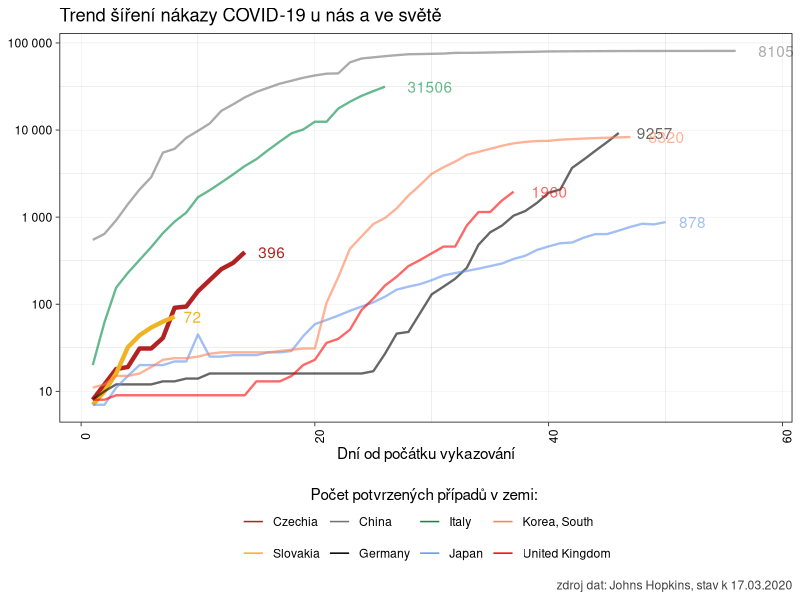
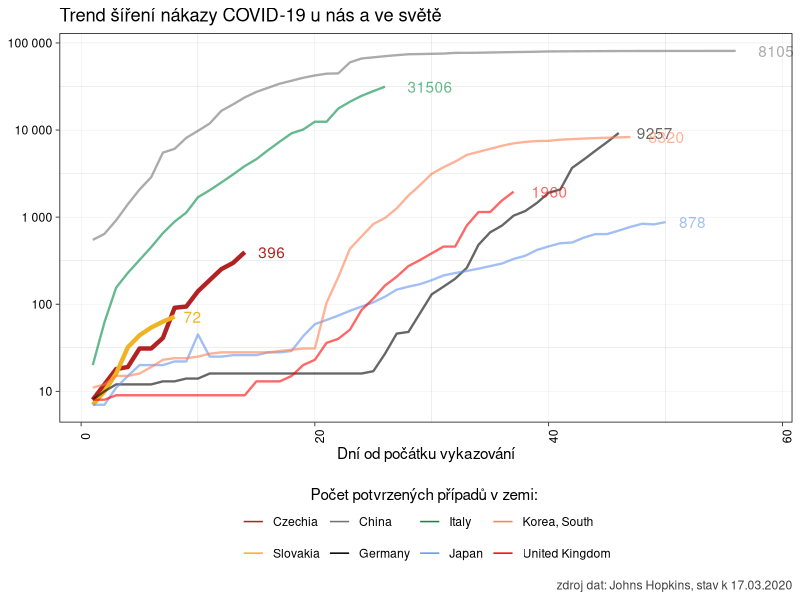

Recreate these plots in R, in order.
# pro srovnání...

library(tidyverse)

clean_data <- read_csv2("./data/raw_data.csv") %>%
  filter(zeme %in% c(
    "China", "Italy", "Japan", "Korea, South", "Czechia",
    "United Kingdom", "Slovakia", "Germany"
  ) & pocet > 0) %>%
  mutate(zeme = fct_relevel(as.factor(zeme), c("Czechia", "Slovakia"))) %>%
  group_by(zeme, datum) %>%
  summarise(pocet = sum(pocet)) %>%
  filter(pocet > 5) %>% # před pěti nemocnými je to hodně volatilní...
  group_by(zeme) %>%
  arrange(datum) %>%
  mutate(den = row_number())


ggplot(data = clean_data, aes(x = den, y = pocet, color = zeme, alpha = zeme)) +
  geom_line(aes(size = zeme)) +
  geom_text(
    data = slice(clean_data, which.max(den)),
    aes(x = den, y = pocet, label = pocet),
    hjust = -.5, show.legend = F
  ) +
  labs(
    title = "Trend šíření nákazy COVID-19 u nás a ve světě",
    color = "Počet potvrzených případů v zemi: ",
    x = "Dní od počátku vykazování",
    y = "Počet nakažených (log scale)",
    caption = paste("zdroj dat: Johns Hopkins, stav k", max(clean_data$datum) %>%
      format(format = "%d.%m.%Y"))
  ) +
  scale_x_continuous(limits = c(1, max(clean_data$den) + 2)) +
  scale_y_log10(labels = scales::number_format()) +
  scale_color_manual(
    values = c(
      "Czechia" = "firebrick",
      "Slovakia" = "goldenrod2",
      "China" = "gray45",
      "Italy" = "springgreen4",
      "Japan" = "cornflowerblue",
      "Korea, South" = "coral",
      "United Kingdom" = "red",
      "Germany" = "black"
    ),
    guide = guide_legend(
      title.position = "top",
      title.hjust = 0.5,
      override.aes = list(size = 2)
    )
  ) +
  scale_alpha_manual(
    values = c(
      "Czechia" = 1,
      "Slovakia" = 1,
      "China" = .6,
      "Italy" = .6,
      "Japan" = .6,
      "Korea, South" = .6,
      "United Kingdom" = .6,
      "Germany" = .6
    ),
    guide = guide_none()
  ) +
  scale_size_manual(
    values = c(
      "Czechia" = 1.5,
      "Slovakia" = 1.5,
      "China" = .8,
      "Italy" = .8,
      "Japan" = .8,
      "Korea, South" = .8,
      "United Kingdom" = .8,
      "Germany" = .8
    ),
    guide = guide_none()
  ) +
  theme_linedraw() +
  theme(
    axis.text.x = element_text(angle = 90),
    axis.title.y = element_blank(),
    panel.grid.major = element_line(color = "gray75"),
    plot.caption = element_text(color = "gray25"),
    legend.position = "bottom"
  )

ggsave("./img/cizina.png", dpi = 300, units = "cm", width = 25, height = 16)
